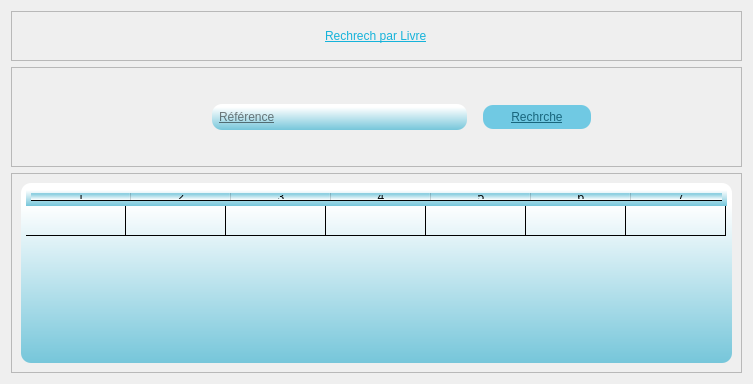
<?xml version="1.0" encoding="UTF-8"?>
<ui version="4.0">
 <class>Dialog</class>
 <widget class="QDialog" name="Dialog">
  <property name="geometry">
   <rect>
    <x>0</x>
    <y>0</y>
    <width>753</width>
    <height>384</height>
   </rect>
  </property>
  <property name="windowTitle">
   <string>Dialog</string>
  </property>
  <property name="styleSheet">
   <string notr="true">background-image: url(b.png);</string>
  </property>
  <layout class="QVBoxLayout" name="verticalLayout" stretch="1,2,4">
   <item>
    <widget class="QFrame" name="frame">
     <property name="frameShape">
      <enum>QFrame::StyledPanel</enum>
     </property>
     <property name="frameShadow">
      <enum>QFrame::Raised</enum>
     </property>
     <layout class="QHBoxLayout" name="horizontalLayout">
      <item alignment="Qt::AlignHCenter">
       <widget class="QLabel" name="label">
        <property name="styleSheet">
         <string notr="true">font: 18pt &quot;Bauhaus 93&quot;;
text-decoration: underline;
color: qlineargradient(spread:pad, x1:1, y1:1, x2:1, y2:0.12, stop:0 rgba(22, 179, 218, 255), stop:1 rgba(255, 255, 255, 255));</string>
        </property>
        <property name="text">
         <string>Rechrech par Livre</string>
        </property>
       </widget>
      </item>
     </layout>
    </widget>
   </item>
   <item>
    <widget class="QFrame" name="frame_2">
     <property name="frameShape">
      <enum>QFrame::StyledPanel</enum>
     </property>
     <property name="frameShadow">
      <enum>QFrame::Raised</enum>
     </property>
     <layout class="QHBoxLayout" name="horizontalLayout_2" stretch="2,1">
      <property name="leftMargin">
       <number>200</number>
      </property>
      <property name="rightMargin">
       <number>140</number>
      </property>
      <item>
       <widget class="QLineEdit" name="lineEdit">
        <property name="styleSheet">
         <string notr="true">font: bold 12px/25px Arial, sans-serif;  
border-radius: 10px;
color: rgb(0, 0, 0);

background-color: qlineargradient(spread:pad, x1:1, y1:1, x2:1, y2:0.12, stop:0 rgba(118, 198, 218, 255), stop:1 rgba(255, 255, 255, 255));

padding:5;
font: 11pt &quot;Malgun Gothic&quot;;
text-decoration: underline;</string>
        </property>
        <property name="inputMask">
         <string/>
        </property>
        <property name="placeholderText">
         <string>Référence</string>
        </property>
       </widget>
      </item>
      <item>
       <widget class="QPushButton" name="pushButton">
        <property name="cursor">
         <cursorShape>PointingHandCursor</cursorShape>
        </property>
        <property name="styleSheet">
         <string notr="true">  margin: 10px;
font: bold 12px/25px Arial, sans-serif;  
border-radius: 10px;
color: #19667d;
background: #70c9e3;
padding:5;
font: 14pt &quot;Impact&quot;;
text-decoration: underline;</string>
        </property>
        <property name="text">
         <string>Rechrche</string>
        </property>
       </widget>
      </item>
     </layout>
    </widget>
   </item>
   <item>
    <widget class="QFrame" name="frame_3">
     <property name="frameShape">
      <enum>QFrame::StyledPanel</enum>
     </property>
     <property name="frameShadow">
      <enum>QFrame::Raised</enum>
     </property>
     <layout class="QHBoxLayout" name="horizontalLayout_3">
      <item>
       <widget class="QTableWidget" name="tableWidget">
        <property name="styleSheet">
         <string notr="true">font: bold 12px/25px Arial, sans-serif;  
border-radius: 10px;
color: rgb(0, 0, 0);

background-color: qlineargradient(spread:pad, x1:1, y1:1, x2:1, y2:0.12, stop:0 rgba(118, 198, 218, 255), stop:1 rgba(255, 255, 255, 255));

padding:5;
font: 11pt &quot;Malgun Gothic&quot;;
text-decoration: underline;</string>
        </property>
        <property name="verticalScrollMode">
         <enum>QAbstractItemView::ScrollPerPixel</enum>
        </property>
        <property name="horizontalScrollMode">
         <enum>QAbstractItemView::ScrollPerPixel</enum>
        </property>
        <property name="rowCount">
         <number>1</number>
        </property>
        <property name="columnCount">
         <number>7</number>
        </property>
        <attribute name="verticalHeaderVisible">
         <bool>false</bool>
        </attribute>
        <row/>
        <column/>
        <column/>
        <column/>
        <column/>
        <column/>
        <column/>
        <column/>
        <item row="0" column="0">
         <property name="text">
          <string/>
         </property>
        </item>
       </widget>
      </item>
     </layout>
    </widget>
   </item>
  </layout>
 </widget>
 <resources>
  <include location="../../../images/test.qrc"/>
 </resources>
 <connections/>
</ui>
